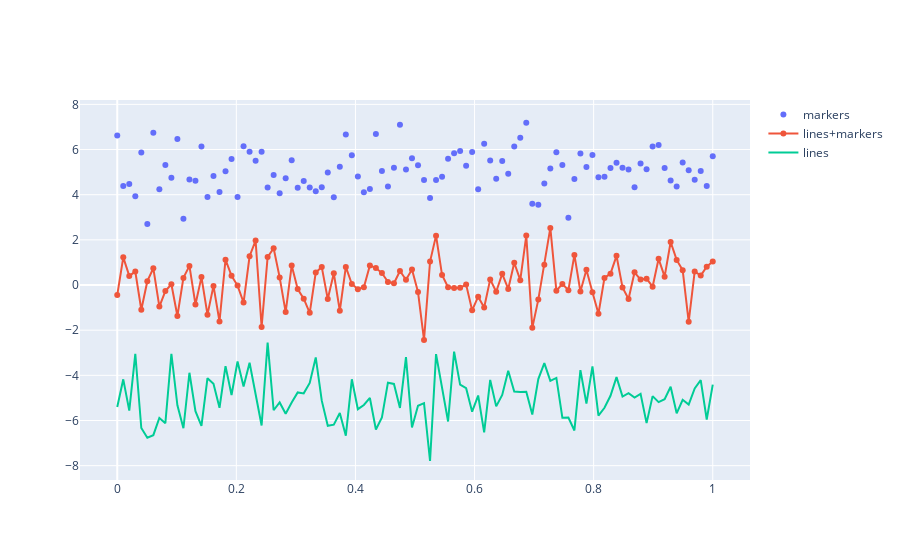

Notebook code cell kept with this figure:
### Code cell
import plotly.graph_objects as go

# Create random data with numpy
import numpy as np
np.random.seed(1)

N = 100
random_x = np.linspace(0, 1, N)
random_y0 = np.random.randn(N) + 5
random_y1 = np.random.randn(N)
random_y2 = np.random.randn(N) - 5

fig = go.Figure()

# Add traces
fig.add_trace(go.Scatter(x=random_x, y=random_y0,
                    mode='markers',
                    name='markers'))
fig.add_trace(go.Scatter(x=random_x, y=random_y1,
                    mode='lines+markers',
                    name='lines+markers'))
fig.add_trace(go.Scatter(x=random_x, y=random_y2,
                    mode='lines',
                    name='lines'))

fig.show()
